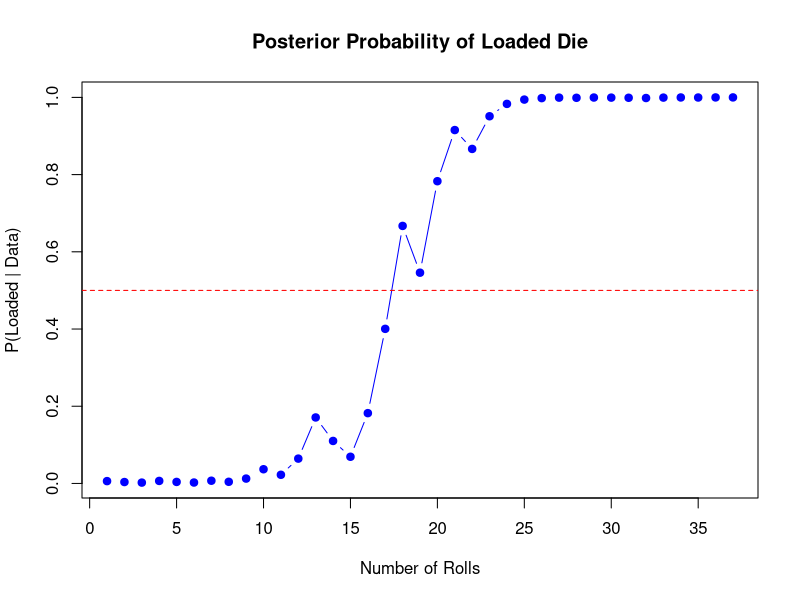

Here is the R script that generated this plot:
## ---- chunk 1
knitr::opts_chunk$set(echo = TRUE)
## ---- chunk 2
# Input data
data <- c(2,3,2,6,3,5,6,2,6,6,2,6,6,2,3,6,6,6,5,6,6,5,6,6,6,6,6,4,6,3,3,3,6,6,5,6,6)

# Initial priors
p_loaded <- 0.01
p_fair <- 0.99

# Vectors to store results
posteriors <- numeric(length(data))

# Bayesian Update Loop
current_p_L <- p_loaded
current_p_F <- p_fair

for (i in 1:length(data)) {
  roll <- data[i]
  
  # Likelihoods
  if (roll == 6) {
    lik_L <- 0.50
    lik_F <- 1/6
  } else {
    lik_L <- 0.10
    lik_F <- 1/6
  }
  
  # Update numerator (unnormalized posterior)
  num_L <- current_p_L * lik_L
  num_F <- current_p_F * lik_F
  
  # Normalize
  current_p_L <- num_L / (num_L + num_F)
  current_p_F <- 1 - current_p_L
  
  posteriors[i] <- current_p_L
}

# Plotting
plot(1:length(data), posteriors, type="b", pch=19, col="blue",
     xlab="Number of Rolls", ylab="P(Loaded | Data)",
     main="Posterior Probability of Loaded Die")
abline(h=0.5, col="red", lty=2) # 50% threshold line
## ---- chunk 3
# Parameters
prevalence <- 0.001
sensitivity <- 0.91
specificity <- 0.84
target_threshold <- 0.99999
n_sims <- 100000

# Bayesian update function
update_posterior <- function(prior, result, sens, spec) {
  if (result == "pos") {
    num <- sens * prior
    den <- (sens * prior) + ((1 - spec) * (1 - prior))
  } else {
    num <- (1 - sens) * prior
    den <- ((1 - sens) * prior) + (spec * (1 - prior))
  }
  return(num / den)
}

# Simulation function
simulate_patient <- function(has_disease, prior, sens, spec, target) {
  current_p <- prior
  tests <- 0
  
  # Target for healthy patients is to reach a posterior <= (1 - target)
  threshold_met <- FALSE
  
  while (!threshold_met) {
    tests <- tests + 1
    
    # Generate test result based on actual status
    roll <- runif(1)
    if (has_disease) {
      result <- if (roll <= sens) "pos" else "neg"
    } else {
      result <- if (roll <= spec) "neg" else "pos"
    }
    
    current_p <- update_posterior(current_p, result, sens, spec)
    
    # Check stopping conditions
    if (has_disease && current_p >= target) threshold_met <- TRUE
    if (!has_disease && current_p <= (1 - target)) threshold_met <- TRUE
  }
  return(tests)
}

# Run Simulations
set.seed(42) # For reproducibility
diseased_results <- replicate(n_sims, simulate_patient(TRUE, prevalence, sensitivity, specificity, target_threshold))
healthy_results <- replicate(n_sims, simulate_patient(FALSE, prevalence, sensitivity, specificity, target_threshold))

# Calculate Results
avg_diseased <- mean(diseased_results)
avg_healthy <- mean(healthy_results)
total_budget <- (1000 * avg_diseased) + (999000 * avg_healthy)

# Print Summary
cat("Average tests for diseased patient:", round(avg_diseased, 2), "\n")
cat("Average tests for healthy patient:", round(avg_healthy, 2), "\n")
cat("Total budget for 1M patients: $", format(round(total_budget, 0), big.mark=","), "\n")
